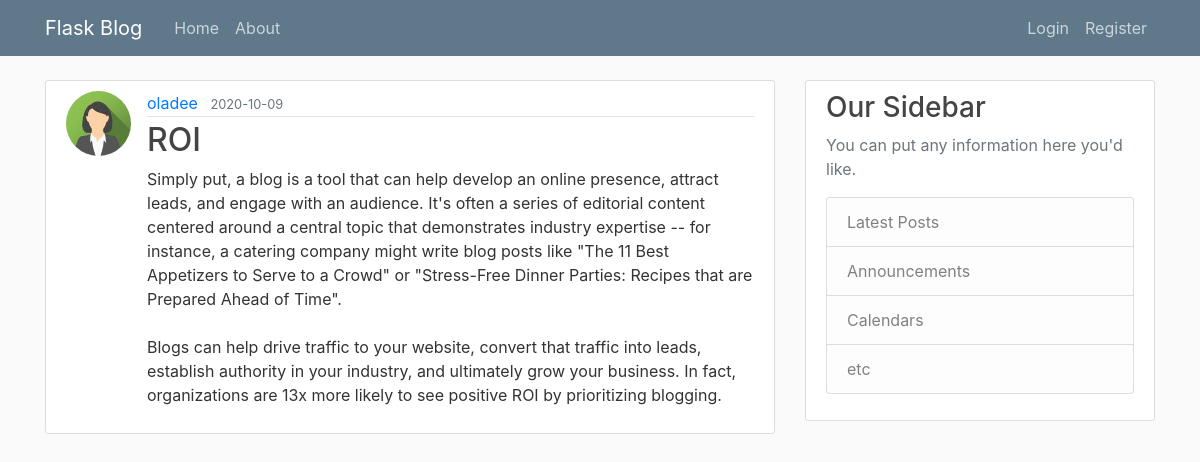
The page /post/25 on the database its author committed.
### flaskblog/models.py (models this page shows, shortened)
class User(db.Model, UserMixin):
    id = db.Column(db.Integer, primary_key=True)
    username = db.Column(db.String(20), unique=True, nullable=False)
    email = db.Column(db.String(120), unique=True, nullable=False)
    image_file = db.Column(db.String(20), nullable=False, default='default.jpg')
    password = db.Column(db.String(60), nullable=False)
    posts = db.relationship('Post', backref='author', lazy=True)

class Post(db.Model):
    id = db.Column(db.Integer, primary_key=True)
    title = db.Column(db.String(100), nullable=False)
    date_posted = db.Column(db.DateTime, nullable=False, default=datetime.utcnow)
    content = db.Column(db.Text, nullable=False)
    user_id = db.Column(db.Integer, db.ForeignKey('user.id'), nullable=False)

### flaskblog/routes.py (the view)
@app.route("/post/<int:post_id>")
def post(post_id):
    post = Post.query.get_or_404(post_id)
    return render_template('post.html', title=post.title, post=post)

### flaskblog/templates/post.html (shortened to what this page needs)
{% extends "layout.html" %}
{% block content %}
  <article class="media content-section">
    <img class="rounded-circle article-img" src="{{ url_for('static', filename='images/' + post.author.image_file) }}">
    <div class="media-body">
      <div class="article-metadata">
        <a class="mr-2" href="{{ url_for('user_posts', username=post.author.username) }}">{{ post.author.username }}</a>
        <small class="text-muted">{{ post.date_posted.strftime('%Y-%m-%d') }}</small>
      </div>
      <h2 class="article-title">{{ post.title }}</h2>
      <p class="article-content">{{ post.content }}</p>
    </div>
  </article>
{% endblock content %}

### flaskblog/static/main.css (style rules this page uses)
body { background: #fafafa; color: #333333; margin-top: 5rem; }
h1, h2, h3, h4, h5, h6 { color: #444444; }
.content-section { background: #ffffff; padding: 10px 20px; border: 1px solid #dddddd; border-radius: 3px; margin-bottom: 20px; }
.article-title { color: #444444; }
.article-content { white-space: pre-line; }
.article-img { height: 65px; width: 65px; margin-right: 16px; }
.article-metadata { padding-bottom: 1px; margin-bottom: 4px; border-bottom: 1px solid #e3e3e3 }

### rows shown on the page
User: image_file (picture), author.username "oladee"
Post: date_posted "2020-10-09", title "ROI", content "Simply put, a blog is a tool that can help develop an online presence, attract leads, and engage with an audience. It's often a series of editorial content centered around a central topic that demonstrates industry expertise -- for instance, a catering company might write blog posts like \"The 11 Best Appetizers to Serve to a Crowd\" or \"Stress-Free Dinner Parties: Recipes that are Prepared Ahead of Time\". Blogs can help drive traffic to your website, convert that traffic into leads, establish authority in your industry, and ultimately grow your business. In fact, organizations are 13x more likely to see positive ROI by prioritizing blogging."
